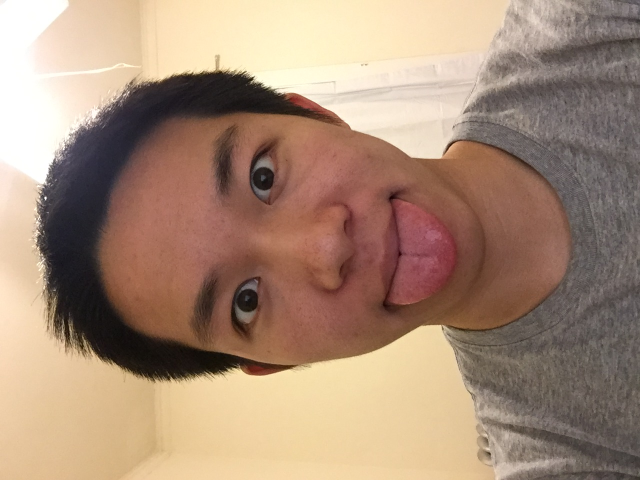
#> input picture web/python/tests/test01/test.jpg, 1280 x 960 px, found by its file name (shown at 1/2 size)
$ python compression_test.py   (Python 2 division)
#> lines starting #> are read from the running program, lines starting #| are printed output that depends on the picture
from PIL import Image

original = Image.open('test.jpg')
#> original is the input picture: PIL image 1280x960 RGB; mean R, G, B 166.9, 139.8, 119.3
print original.size
#| (1280, 960)
if hasattr(original, '_getexif'):
    orientation = 0x0112
    exif = original._getexif()
#> exif = 41 items
    if exif is not None:
        orientation = exif[orientation]
#> orientation = 6
        rotations = {
            3: Image.ROTATE_180,
            6: Image.ROTATE_270,
            8: Image.ROTATE_90
        }
        original = original.transpose(rotations[orientation])
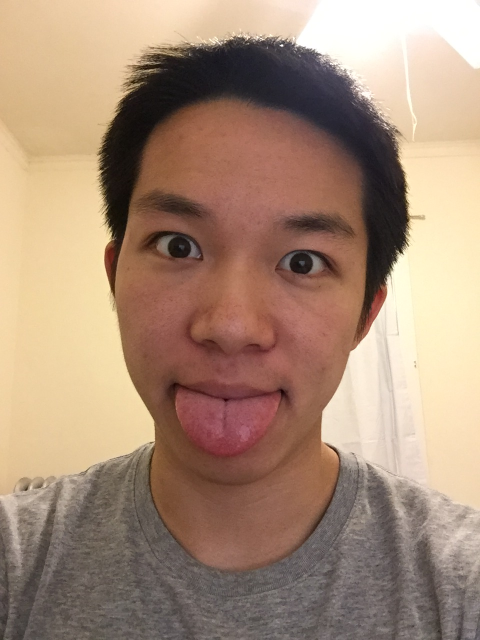
#> original: PIL image 960x1280 RGB (shown at 1/2 size); mean R, G, B 166.9, 139.8, 119.3

original.save('compressed.jpg', quality=10)
